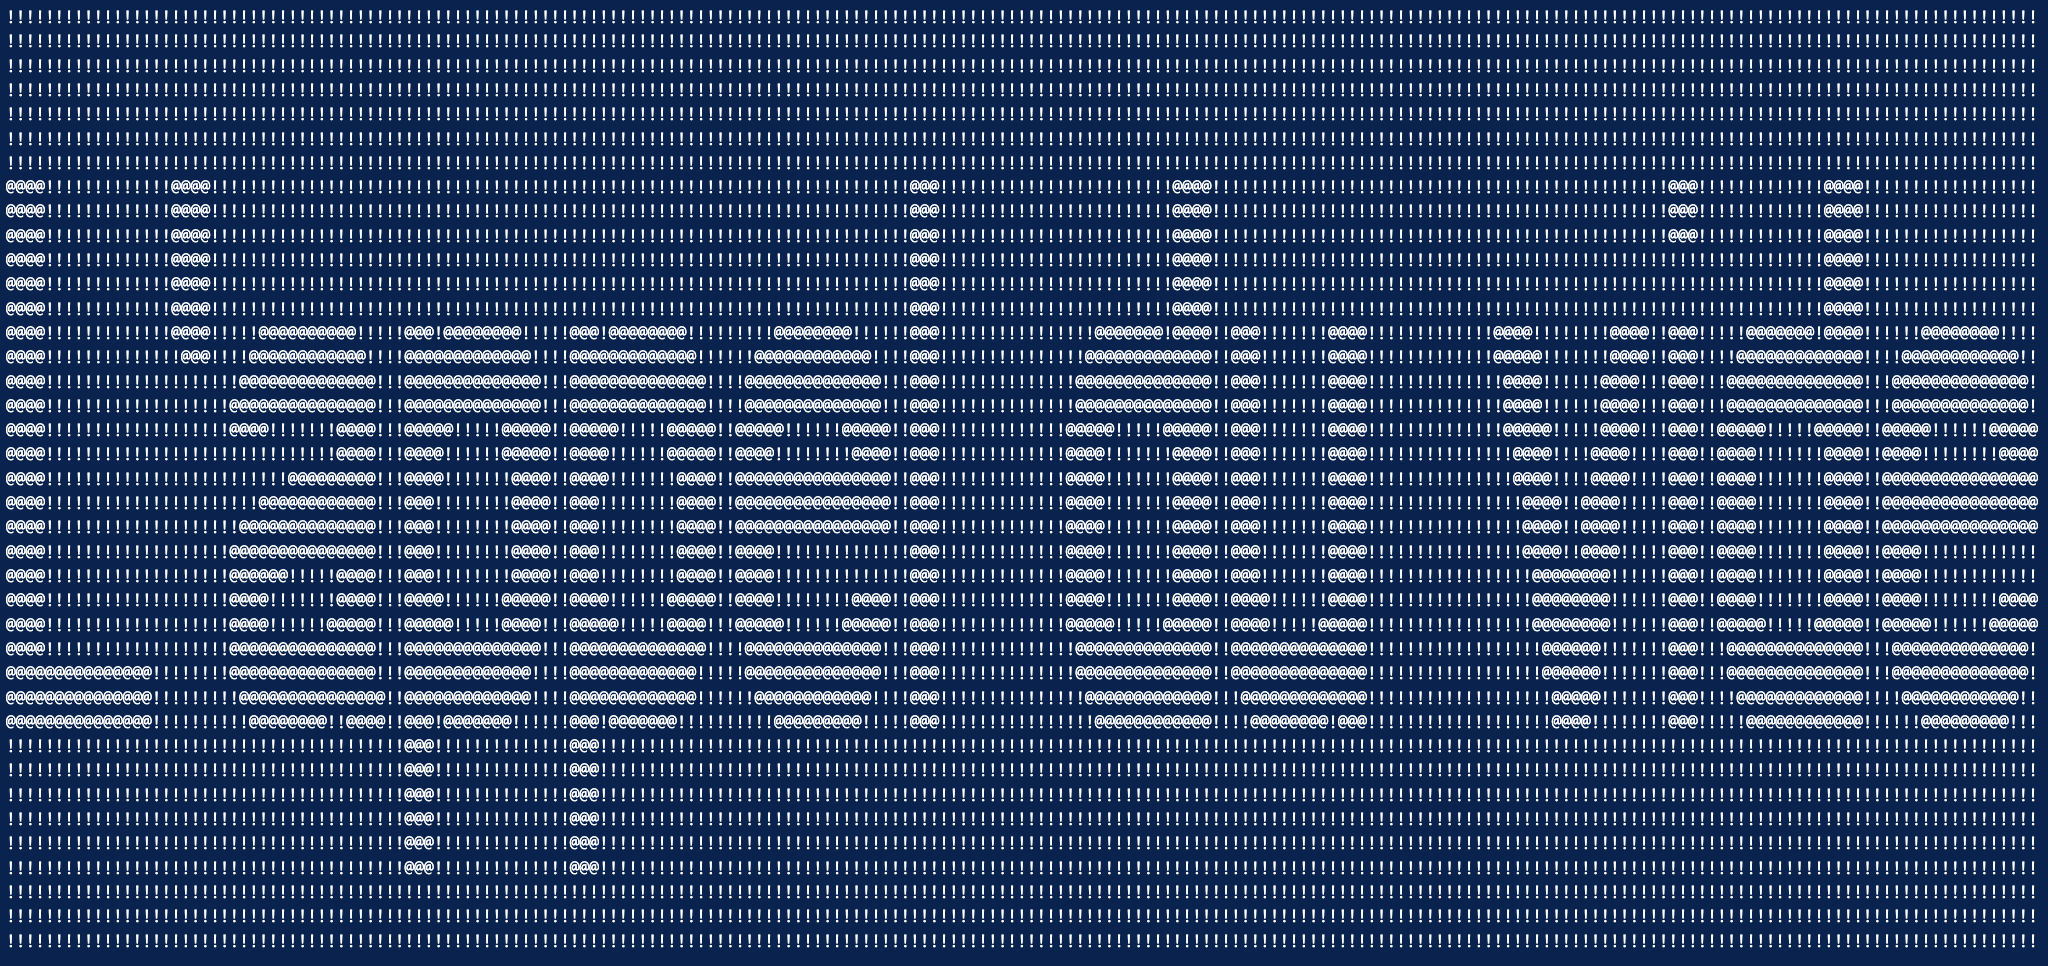

This figure's Python source:
from params import TEMPLATE_SIZE, Image, ImageDraw, ImageFont
from initi import get_font_png_path, init_and_create_templates
import argparse, os

MARGIN = 3  # top and bottom margin of text
KWARGS_LIST = {"text", "backsplash", "font", "regex", "margin"}
SPACE_MARGIN = 4  # This defines what a space should be in the font, because the space file is a solid sheet
FONT_DEFAULT = "unicode-arial.ttf"
DEFAULT_TEXT_CHAR = "*"
DEFAULT_BACKSPLASH_CHAR = "#"


# 3. Analyze RGB of Templates -> Produce Text Mask
def yield_char_matrix(char: str, font: str = FONT_DEFAULT, **kwargs):
    new_dir = f"fonts/{font[:-4]}"
    fpp = get_font_png_path(char, new_dir)
    imat = Image.open(fpp).quantize().getdata()
    o = [[] for _ in range(imat.size[1])]
    # fmt: off
    for ix, h in enumerate(range(imat.size[1])):
        for w in range(imat.size[0]):
            if char == " " and (SPACE_MARGIN < w < TEMPLATE_SIZE - SPACE_MARGIN):
                continue
            if (
                not sum([o - imat.getpixel((0,0,)) for o in [imat.getpixel((w,i,)) for i in range(imat.size[1])]])
                and char != " "
            ):
                continue
            o[ix].append(
                kwargs['text']
                if imat.getpixel((w, h,)) - imat.getpixel((0, 0,))
                else kwargs['backsplash']
            )
        # fmt: on
    return o


def expose(mat, regex=None, backsplash=None, margin=None):
    # prints a `matrix`
    pure_mat = list(
        filter(lambda x: x and not all(c == backsplash for c in "".join(x)), mat)
    )
    margin = int(margin)
    pure_mat = (
        (
            marg := [
                [backsplash * sum([len(x) for x in pure_mat[0]])] for _ in range(margin)
            ]
        )
        + pure_mat
        + marg
    )
    for text_list in pure_mat:
        out = "".join(text_list)
        if regex:
            for i, c in enumerate(out):
                print(regex[i % len(regex)] if c == backsplash else c, end="")
        print()


def concat(cmat, amat, sep: str = ""):
    # concatenates character matrices
    if not len(cmat) == len(amat):
        raise ValueError("equal len required")

    x = [[] for _ in range(len(cmat))]
    for ix, ab in enumerate(zip(cmat, amat)):
        a, b = ab
        x[ix] = a + ([sep] if a and b else []) + b
    return x


def tatuagem(frase: str, space_count: int = SPACE_MARGIN, **kwargs):
    # space_count, number of backsplash chars defining a 'space'
    j = []
    oxo = [[] for _ in range(TEMPLATE_SIZE)]
    for x in frase:
        cmat = yield_char_matrix(x, **kwargs)
        if not j:
            j = concat(oxo, cmat)
        else:
            j = concat(j, cmat, sep=(kwargs["backsplash"]) * space_count)
    expose(
        j,
        regex=kwargs["regex"],
        backsplash=kwargs["backsplash"],
        margin=kwargs["margin"],
    )


if __name__ == "__main__":
    # Create the parser
    parser = argparse.ArgumentParser(description="Tatuagem")
    # text is the char for the printout
    parser.add_argument("--text", default=DEFAULT_TEXT_CHAR, help="Set the text")  # fmt: skip
    parser.add_argument("--backsplash", default=DEFAULT_BACKSPLASH_CHAR, help="Choose backsplash")  # fmt: skip
    parser.add_argument("--font", default=FONT_DEFAULT, metavar="FONT", help="Set the font")  # fmt: skip
    parser.add_argument("--regex", default=None, metavar="REGEX", help="Set the regex pattern for backsplash")  # fmt: skip
    parser.add_argument(
        "--margin", default=MARGIN, help="Margin top and bottom for text"
    )
    args, positional_args = parser.parse_known_args()
    if not os.path.exists(z := f"./fonts/{args.font}"):
        init_and_create_templates(args.font)
    arg0_frase = positional_args[0]
    tatuagem(arg0_frase, **{a: getattr(args, a) for a in KWARGS_LIST})
